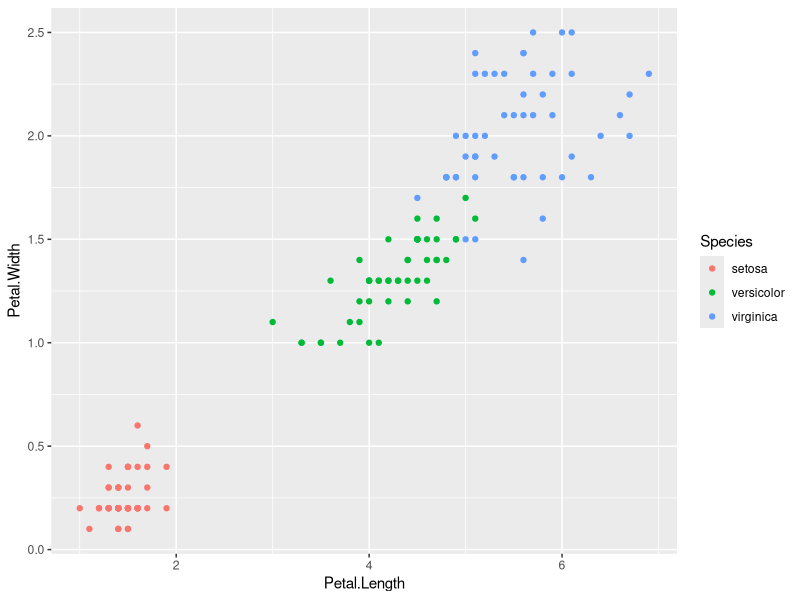
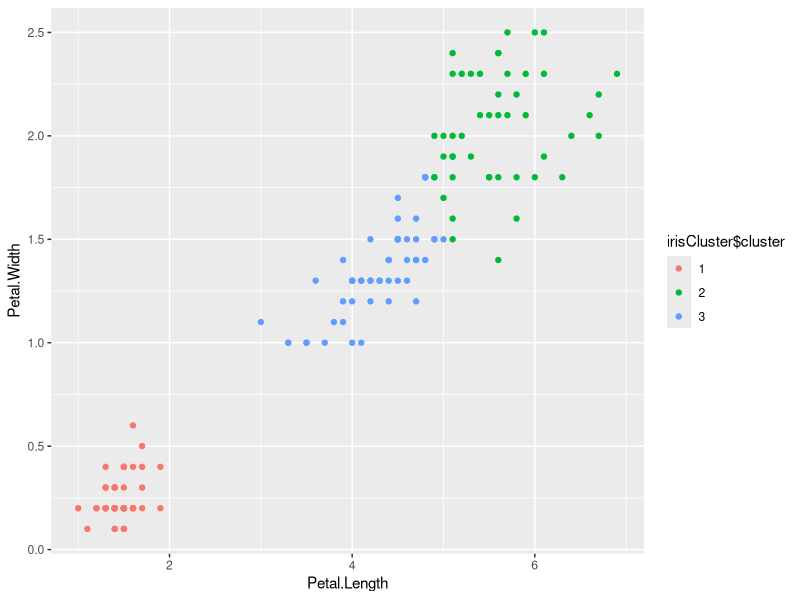
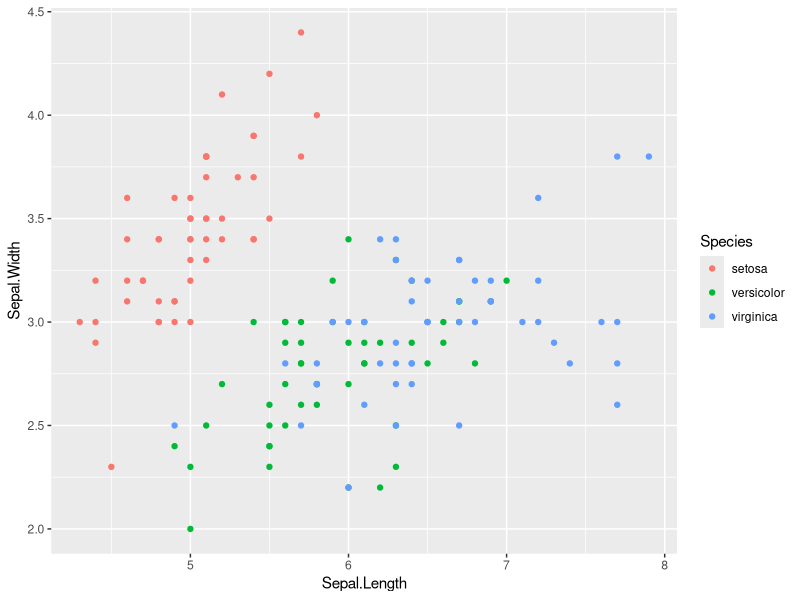
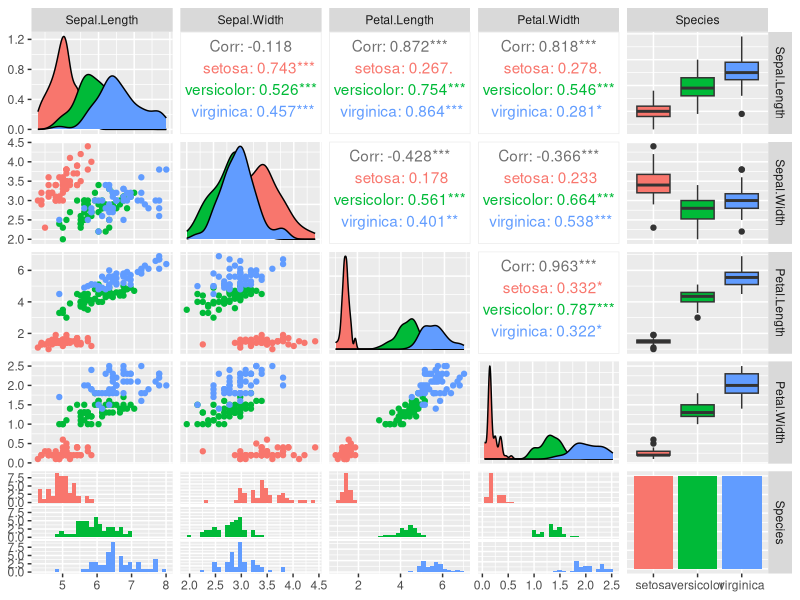
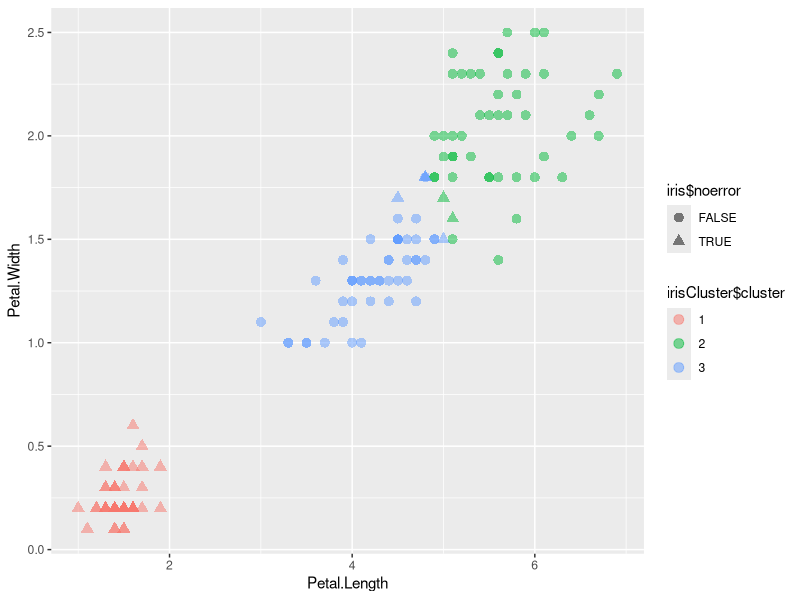
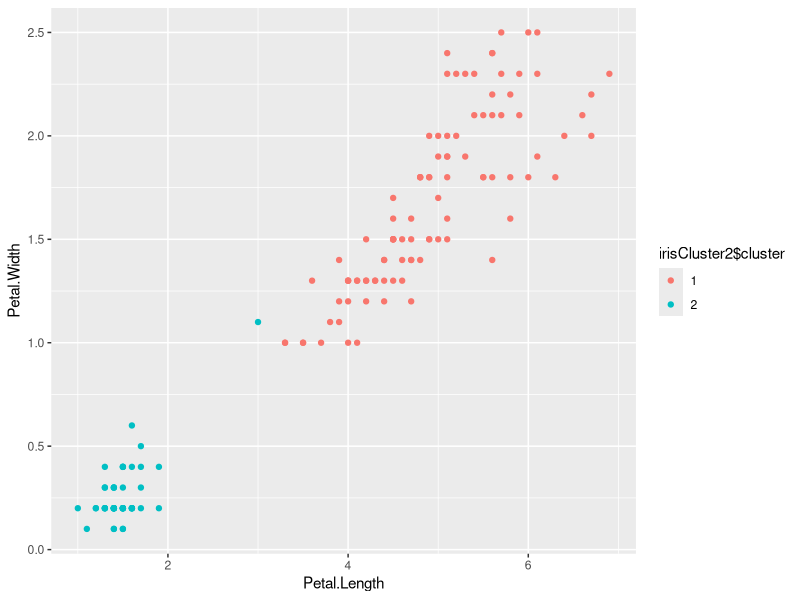
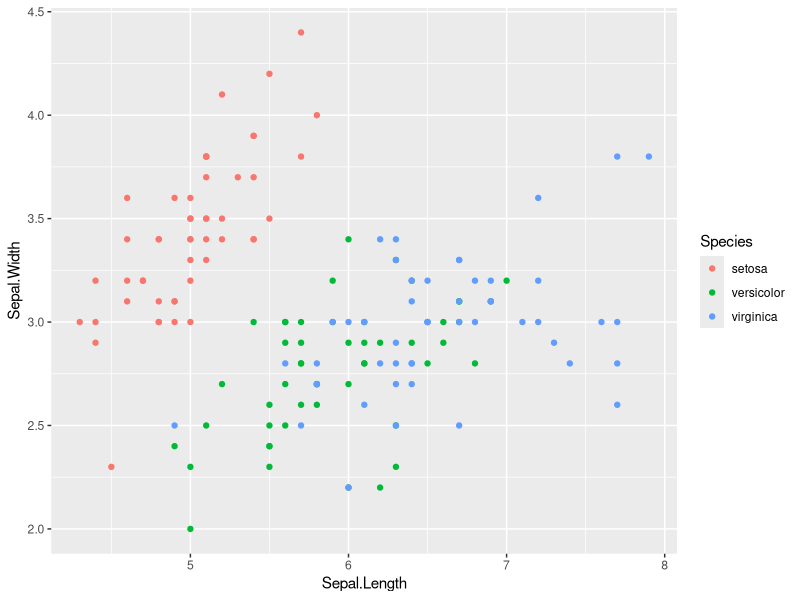
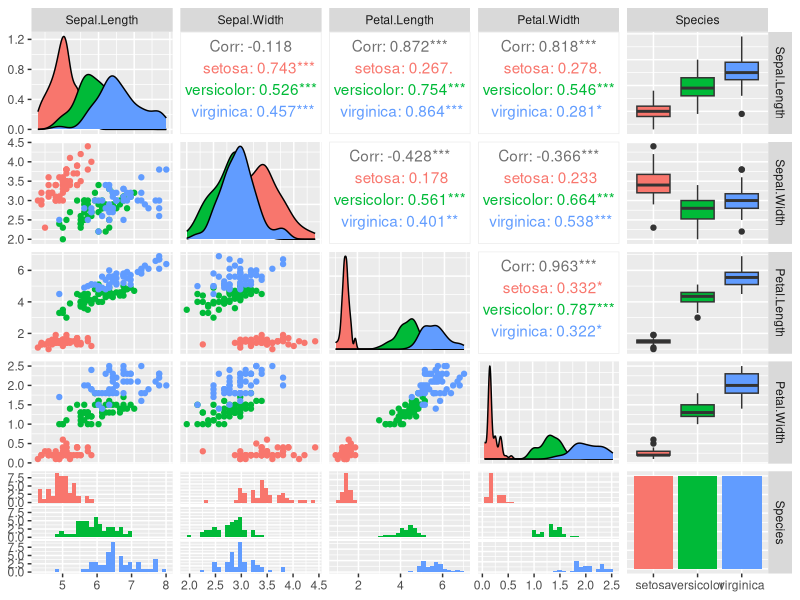

Write the R code that produced these figures, in order.
#load the datasets library to access the iris data set
library(datasets)

#load and view the iris dataset
data(iris)
head(iris)

#load ggplot 2 for plotting
#install.packages("ggplot2")
library(ggplot2)
#install.packages("GGally")
library(GGally)

ggplot(iris, aes(Petal.Length, Petal.Width, color=Species)) + geom_point()

set.seed(13)

#Since we know there are 3 species, we expect k=3 to give the best results
irisCluster <- kmeans(iris[, 3:4], 3, nstart = 35)
irisCluster

table(irisCluster$cluster, iris$Species)

#We can see that petal length and width are similar within the same species, but vary between different species
irisCluster$cluster <- as.factor(irisCluster$cluster)
ggplot(iris, aes(Petal.Length, Petal.Width, color = irisCluster$cluster)) + geom_point()

#Sepal length and width are not as easily distinguished between species 
ggplot(iris, aes(Sepal.Length, Sepal.Width, color = Species)) + geom_point()

ggpairs(iris, columns = 1:5, mapping=aes(color=Species))

#find the errors
not.error <- unclass(iris$Species) == irisCluster$cluster
iris$noerror <- not.error

#See errors 
ggplot(iris, aes(Petal.Length, Petal.Width, color = irisCluster$cluster)) +
  geom_point(size = 3, alpha = 0.5, aes(shape = iris$noerror))


#We can also look at other k values, just to see how that affects the clustering
#Since the starting assignments are random, we specify nstart = 35. 
#This means that R will try 35 different random starting assignments and then select the one with the lowest within cluster variation.
irisCluster2 <- kmeans(iris[, 3:4], 2, nstart = 35)
irisCluster2

table(irisCluster2$cluster, iris$Species)

#We can see that petal length and width are similar within the same species, but vary between different species
irisCluster2$cluster <- as.factor(irisCluster2$cluster)
ggplot(iris, aes(Petal.Length, Petal.Width, color = irisCluster2$cluster)) + geom_point()

#Sepal length and width are not as easily distinguished between species 
ggplot(iris, aes(Sepal.Length, Sepal.Width, color = Species)) + geom_point()

ggpairs(iris, columns = 1:5, mapping=aes(color=Species))

#find the errors
not.error <- unclass(iris$Species) == irisCluster2$cluster
iris$noerror <- not.error

#See errors 
ggplot(iris, aes(Petal.Length, Petal.Width, color = irisCluster2$cluster)) +
  geom_point(size = 3, alpha = 0.5, aes(shape = iris$noerror))

irisCluster5 <- kmeans(iris[, 3:4], 5, nstart = 35)
irisCluster5

table(irisCluster5$cluster, iris$Species)

#We can see that petal length and width are similar within the same species, but vary between different species
irisCluster5$cluster <- as.factor(irisCluster2$cluster)
ggplot(iris, aes(Petal.Length, Petal.Width, color = irisCluster5$cluster)) + geom_point()

#Sepal length and width are not as easily distinguished between species 
ggplot(iris, aes(Sepal.Length, Sepal.Width, color = Species)) + geom_point()

ggpairs(iris, columns = 1:5, mapping=aes(color=Species))

#find the errors
not.error <- unclass(iris$Species) == irisCluster5$cluster
iris$noerror <- not.error

#See errors 
ggplot(iris, aes(Petal.Length, Petal.Width, color = irisCluster5$cluster)) +
  geom_point(size = 3, alpha = 0.5, aes(shape = iris$noerror))


# Let's see what the total distance is between data points and cluster centers

# initialize distance to zero
csum = 0

# for each data point: add the distance between its point and its cluster center
for (i in 1:nrow(iris)) {
  csum = csum + dist(rbind(iris[i,1:4],irisCluster$centers[irisCluster$cluster[i],]))
}

# get the total
csum[1]


#Now, let's compare the clusters with the species.
#We can only do this because we happen to know the species of each data point, usually this isn't an option
table(irisCluster$cluster, iris$Species)

#Let's try using only petal length and petal width
irisClusterPET <- kmeans(iris[,3:4], 2, nstart = 35)

#Again, we can compare the clusters with the species
table(irisClusterPET$cluster, iris$Species)

#We can see the cluster centroids, the clusters that each data point was assigned to, and the within cluster variation.
# Here's an example using a 3-cluster solution with just the petal factors
irisClusterPET

ggplot(iris, aes(Petal.Length, Petal.Width, color = irisClusterPET$cluster)) + geom_point()